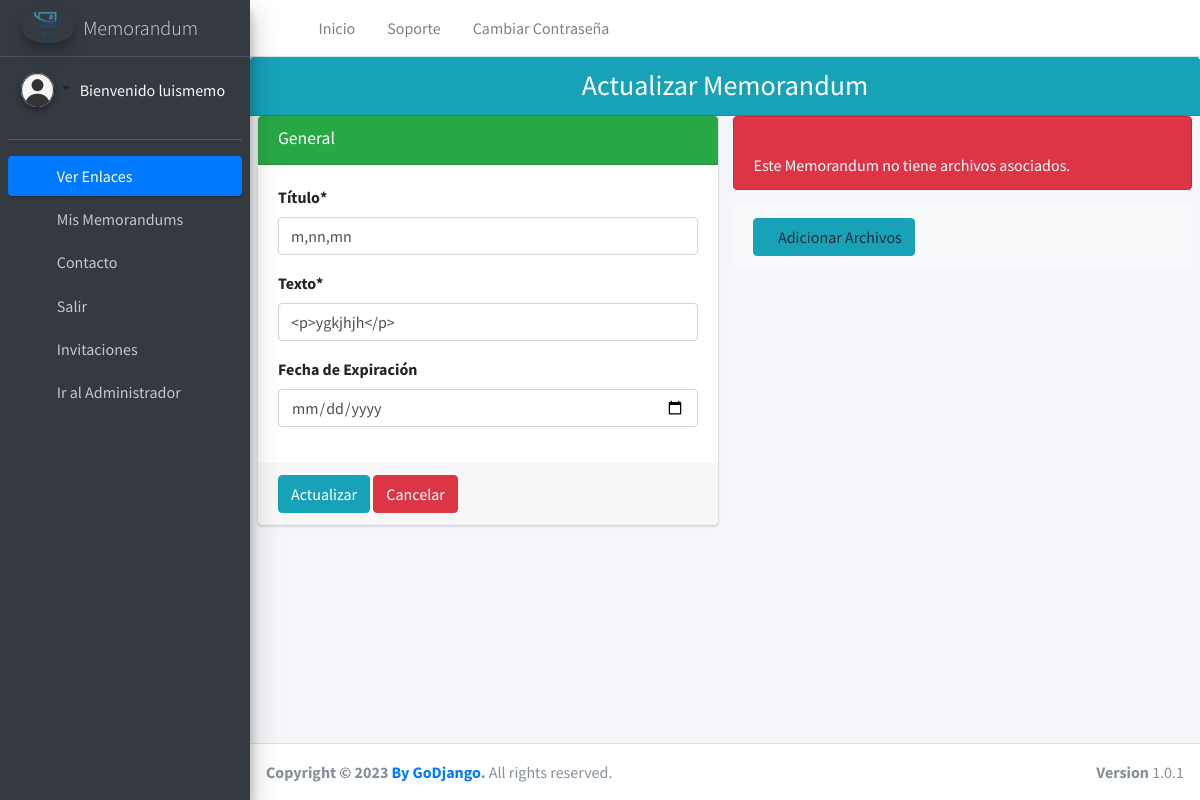
The page /memos/update_memo/43 (signed in) on the database as committed earlier.
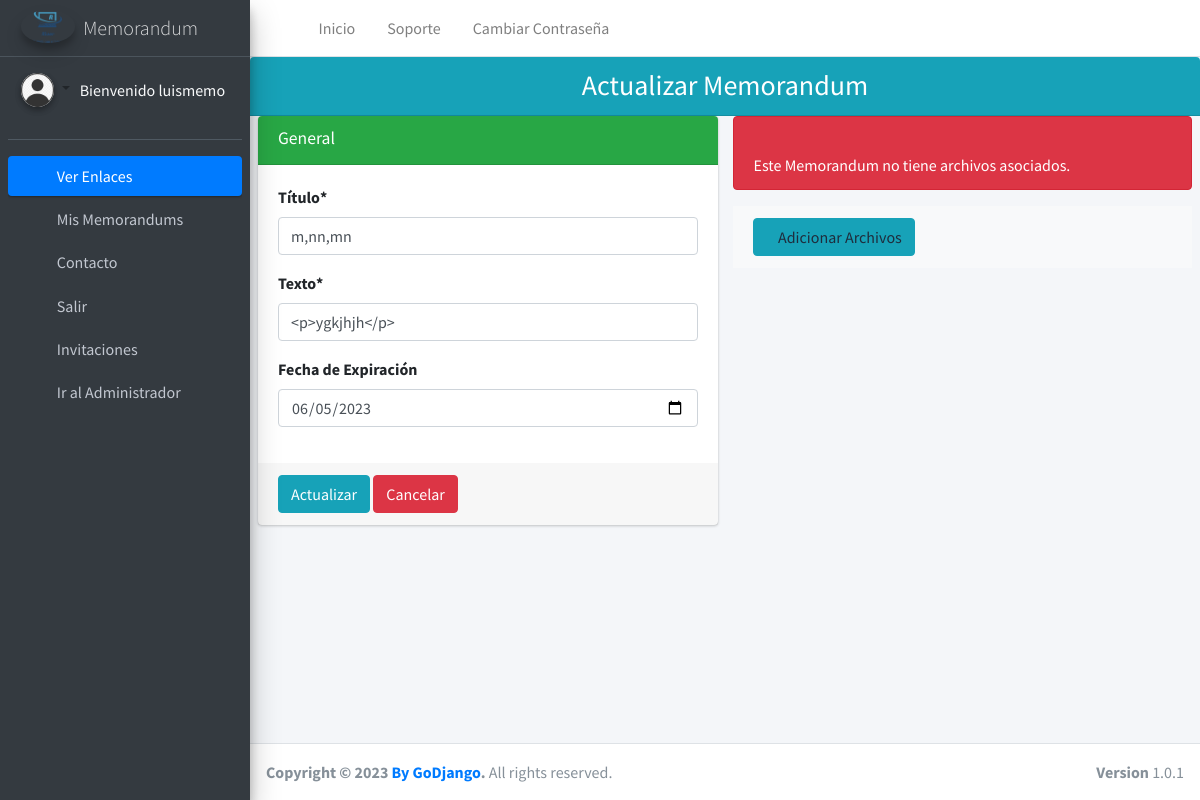
The same page on the database as committed later.
### memorandum/models.py (models this page shows, shortened)
class Menorandum(models.Model):
    id = models.BigAutoField(primary_key=True)
    nombre=models.CharField(verbose_name='Título',max_length=200,unique=True)
    texto=RichTextField()
    email=models.EmailField(verbose_name='Correo Electrónico',max_length=255)
    archivos=models.ManyToManyField('Archivos',blank=True)
    date_expiring=models.DateField(verbose_name='Fecha de Expiración', null=True,blank=True)
    user=models.ForeignKey(User, on_delete=models.CASCADE)
    slug=models.SlugField(max_length=255, null=True, blank=True)
    created_at=models.DateTimeField(auto_now_add=True)
    class Meta:
        verbose_name="Memorandum"
        verbose_name_plural="Memorandums"
        permissions=(('can_download_file','Puede descargar archivos asociados'),)
    REQUIRED_FIELDS=['nombre','texto','email']

### memorandum/views.py (the view)
# urls.py: path('update_memo/<int:pk>',UpdateMemo.as_view(),name="update_memorandums"),
class UpdateMemo(LoginRequiredMixin,PermissionRequiredMixin,UpdateView):
    model = Menorandum
    form_class = ModificarMemorandumForm
    template_name = "memo/update_memo.html"
    success_url = reverse_lazy('list_memorandums')
    context_object_name='menorandum'
    permission_required = 'memorandum.change_menorandum'
    def get_context_data(self,**kwargs):
        context=super().get_context_data(**kwargs)
        context['empresa']=Empresa.objects.first()
        m=Menorandum.objects.filter(id=self.object.id).values('nombre')
        a=m[0]['nombre']
        context['archivos']=Archivos.objects.filter(memo=a)
        return context

### memorandum/forms.py
class ModificarMemorandumForm(ModelForm):
    class Meta:
        model=Menorandum
        fields = ['nombre','texto','date_expiring']
        exclude = ['email','archivos','slug','user','created_at']
        widgets = {
            'date_expiring': DateInput(attrs={'required':False},format='%Y-%m-%d'),
            'texto': CKEditorWidget(),
        }

### memorandum/context.py (called while the page is built)
def cant_inv(request):
    if request.user.is_authenticated:
       inv=Invitacion.objects.filter(destinatarios__in=Destinatarios.objects.filter(destinatario=request.user)).count()
    else:
        inv="Debes hacer Login"
    return {'c_invitacion':inv}

### memorandum/templates/memo/update_memo.html (shortened to what this page needs)
{% extends 'CRUD/create.html' %}
{% load static %}
{% load crispy_forms_tags %}
{% load crispy_forms_field %}
{% block body %}
<div class="content-wrapper">
    <div class="card-header bg-info text-white">
        {% block titulo %}
            <h3 style="margin:auto; text-align: center;" class="container-fluid">Actualizar Memorandum</h3>
        {% endblock %}
    </div>
    <section class="content">
        <div class="row">
          <div class="col-md-6">
            <div class="card card-success">
              <div class="card-header">
                <h3 class="card-title">General</h3>
                <div class="card-tools">
                  <button type="button" class="btn btn-tool" data-card-widget="collapse" data-toggle="tooltip" title="Collapse">
                </div>
              </div>
              <form style="for form-control form-row" enctype="multipart/form-data" method="post" >
                  <div class="card-body">
                      {% block forms %}
                      {{ form|crispy|safe }}
                      {% endblock %}
                  </div>
                  {%block upd%}
                      <div class="card-footer">
                          <input type="submit" class="btn btn-info" value="Actualizar">
                          <a href="{% url 'list_memorandums' %}" class="btn btn-danger" >Cancelar</a>
                      </div>
                  {%endblock%}
              </form>
            </div>
          </div>
          <div class="col-md-6">
            {% if archivos %}
            <div class="card card-success">
              <div class="card-header">
                <h3 class="card-title">Archivos</h3>
                <div class="card-tools">
                  <button type="button" class="btn btn-tool" data-card-widget="collapse" data-toggle="tooltip" title="Collapse">
                </div>
              </div>
              <div class="card-footer bg-light">
                {% if perms.memorandum.add_archivos %}
                <a href="{% url 'add_archivos' menorandum.id %}" title="Adicionar" class="btn btn-info"><i class='fas fa-plus'></i>Adicionar Archivos</a>
                {% endif %}
              </div>
             <div class="card-body p-0">
                <table class="table">
                    <thead>
                      <tr>
                    <td>Nombre</td>
                    <td>Acciones</td>
                        <th></th>
                      </tr>
                    </thead>
                    <tbody>
                      <tr>
                        {% for m in archivos %}
                        <tr>
                            <td>{{ m.archivos }}</td>
                            <td>{{ m.created_at }}</td>
                            <td>
                                <a href="{% url 'update_archivo' m.id %}" title="Actualizar" class="btn  btn-success"><i class='fas fa-edit'></i></a>
                                <a href="{% url 'delete_archivo' m.id %}" id="eliminar" title="Eliminar" class="btn btn-danger"><i class='fas fa-trash-alt'></i></a>
                            </td>
                        </tr>
                    {% endfor %}
                    </tbody>
                </table>
              </div>
            </div>
            {% else %}
            <div class="alert alert-danger">
                <br>
                Este Memorandum no tiene archivos asociados.
                <br>
            </div>
            <div class="card-footer bg-light">
              {% if perms.memorandum.add_archivos %}
              <a href="{% url 'add_archivos' menorandum.id %}" title="Adicionar" class="btn btn-info"><i class='fas fa-plus'></i>Adicionar Archivos</a>
              {% endif %}
            </div>
            {% endif %}
          </div>
        </div>
    </section>
</div>
{% endblock %}

Rows that differ between the two databases and show on the page:
changed Menorandum "m,nn,mn": date_expiring (not shown) → "06/05/2023"
